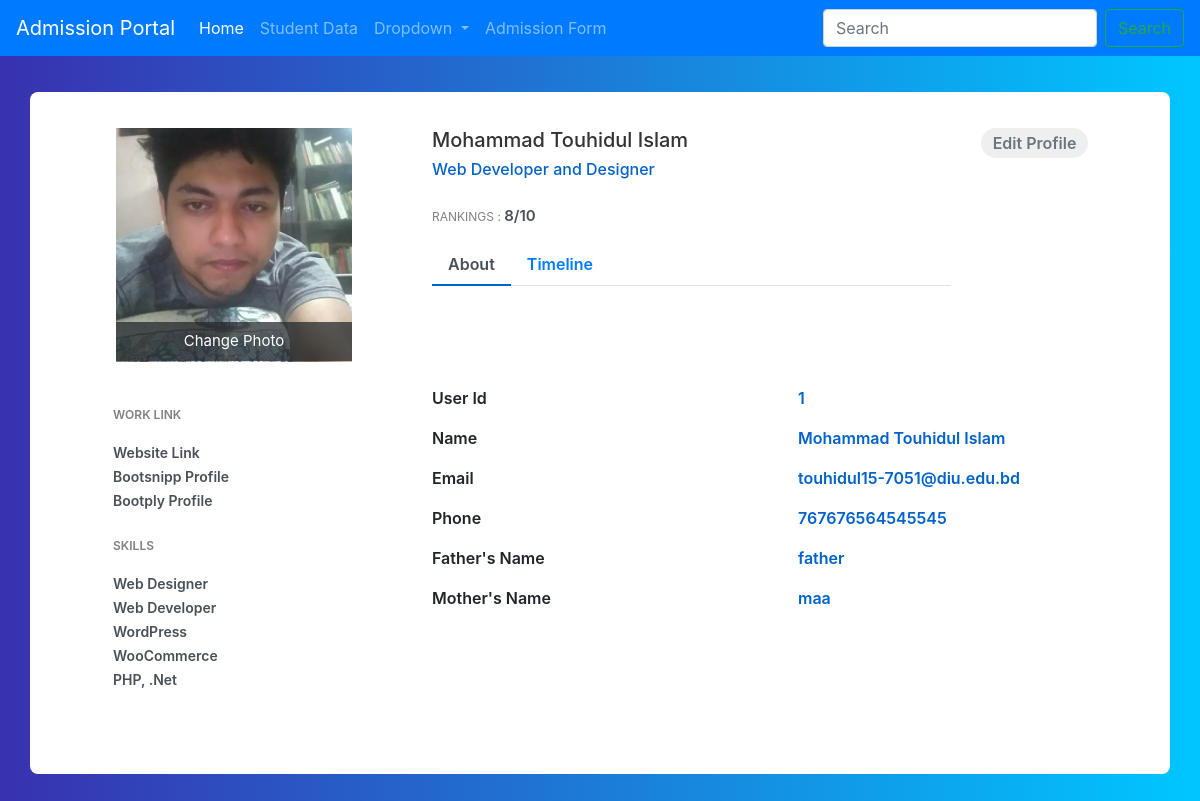
The page /student_details/1/ on the database as committed earlier.
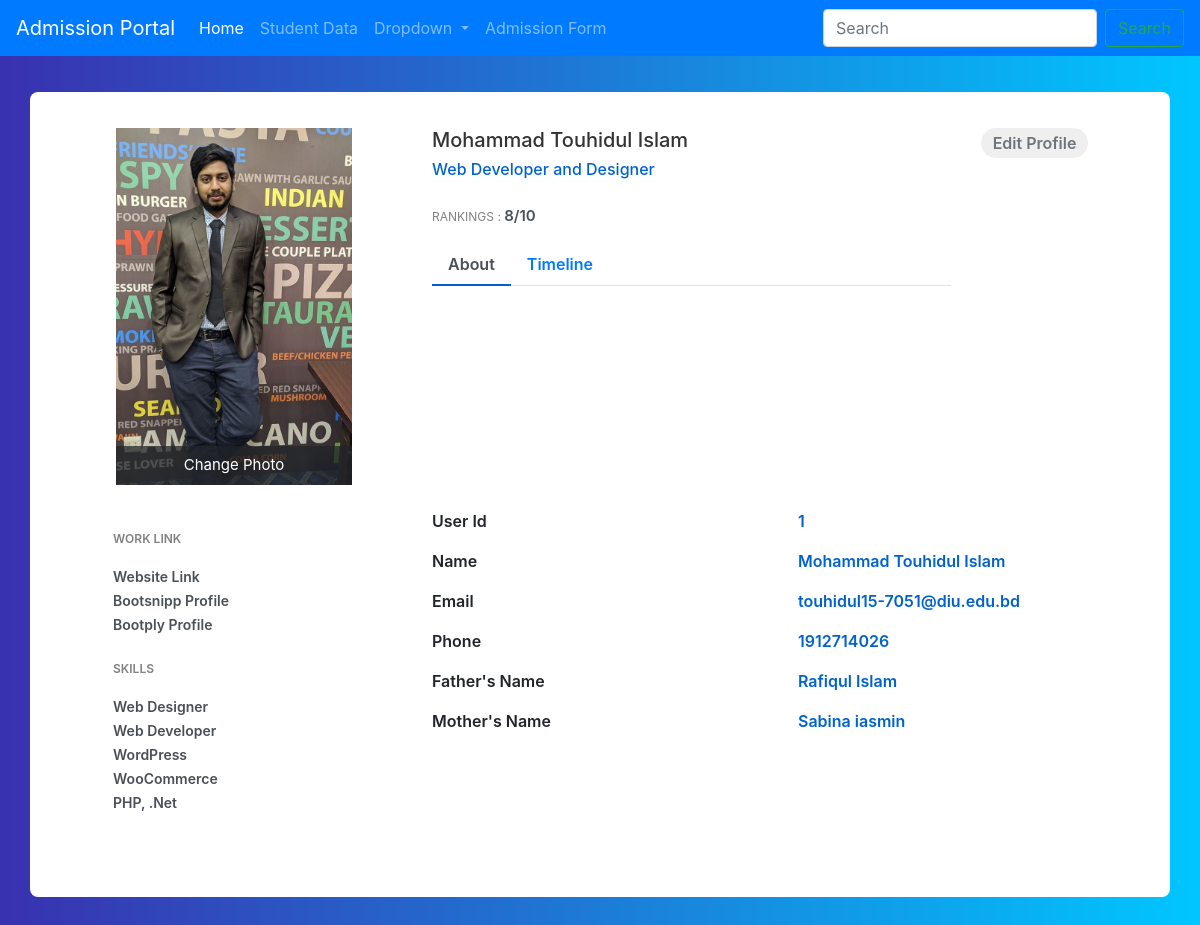
The same page on the database as committed later.
### CRUD_App/models.py (models this page shows, shortened)
class Student_Admission(models.Model):
    name = models.CharField(max_length=200)
    father_name = models.CharField(max_length=200)
    mother_name = models.CharField(max_length=200)
    number = models.IntegerField(max_length=11)
    email = models.EmailField(max_length=200)
    student_image = models.ImageField(upload_to="Student_Admission")
    created_at = models.DateTimeField(auto_now_add=True)
    updated_at = models.DateTimeField(auto_now=True)
    def image_url(self):
        if self.student_image:
            return self.student_image.url
        else:
            return ""

### CRUD_App/views.py (the view)
# urls.py: path('student_details/<int:id>/', Student_details ,name='student_details'),
def Student_details(request, id):
    data = Student_Admission.objects.get(id = id)
    context = {'data' : data}
    return render(request, 'student_details.html', context)

### templates/student_details.html (shortened to what this page needs)
{%extends 'main.html'%}
{%block mainbody%}
<link href="//maxcdn.bootstrapcdn.com/bootstrap/4.1.1/css/bootstrap.min.css" rel="stylesheet" id="bootstrap-css">
<div class="container emp-profile">
            <form method="post">
                <div class="row">
                    <div class="col-md-4">
                        <div class="profile-img">
                            <img src="{{data.image_url}}" alt=""/>
                            <div class="file btn btn-lg btn-primary">
                                Change Photo
                            </div>
                        </div>
                    </div>
                    <div class="col-md-6">
                        <div class="profile-head">
                                    <h5>
                                        {{data.name}}
                                    </h5>
                                    <h6>
                                        Web Developer and Designer
                                    </h6>
                                    <p class="proile-rating">RANKINGS : <span>8/10</span></p>
                            <ul class="nav nav-tabs" id="myTab" role="tablist">
                                <li class="nav-item">
                                    <a class="nav-link active" id="home-tab" data-toggle="tab" href="#home" role="tab" aria-controls="home" aria-selected="true">About</a>
                                </li>
                                <li class="nav-item">
                                    <a class="nav-link" id="profile-tab" data-toggle="tab" href="#profile" role="tab" aria-controls="profile" aria-selected="false">Timeline</a>
                                </li>
                            </ul>
                        </div>
                    </div>
                    <div class="col-md-2">
                        <input type="submit" class="profile-edit-btn" name="btnAddMore" value="Edit Profile"/>
                    </div>
                </div>
                <div class="row">
                    <div class="col-md-4">
                        <div class="profile-work">
                            <p>WORK LINK</p>
                            <a href="">Website Link</a><br/>
                            <a href="">Bootsnipp Profile</a><br/>
                            <a href="">Bootply Profile</a>
                            <p>SKILLS</p>
                            <a href="">Web Designer</a><br/>
                            <a href="">Web Developer</a><br/>
                            <a href="">WordPress</a><br/>
                            <a href="">WooCommerce</a><br/>
                            <a href="">PHP, .Net</a><br/>
                        </div>
                    </div>
                    <div class="col-md-8">
                        <div class="tab-content profile-tab" id="myTabContent">
                            <div class="tab-pane fade show active" id="home" role="tabpanel" aria-labelledby="home-tab">
                                        <div class="row">
                                            <div class="col-md-6">
                                                <label>User Id</label>
                                            </div>
                                            <div class="col-md-6">
                                                <p>{{data.id}}</p>
                                            </div>
                                        </div>
                                        <div class="row">
                                            <div class="col-md-6">
                                                <label>Name</label>
                                            </div>
                                            <div class="col-md-6">
                                                <p>{{data.name}}</p>
                                            </div>
                                        </div>
                                        <div class="row">
                                            <div class="col-md-6">
                                                <label>Email</label>
                                            </div>
                                            <div class="col-md-6">
                                                <p>{{data.email}}</p>
                                            </div>
                                        </div>
                                        <div class="row">
                                            <div class="col-md-6">
                                                <label>Phone</label>
                                            </div>
                                            <div class="col-md-6">
                                                <p>{{data.number}}</p>
                                            </div>
                                        </div>
                                        <div class="row">
                                            <div class="col-md-6">
                                                <label>Father's Name</label>
                                            </div>
                                            <div class="col-md-6">
                                                <p>{{data.father_name}}</p>
                                            </div>
                                        </div>
                                <div class="row">
                                            <div class="col-md-6">
                                                <label>Mother's Name</label>
                                            </div>
                                            <div class="col-md-6">
                                                <p>{{data.mother_name}}</p>
                                            </div>
                                        </div>
                            </div>
                        </div>
                    </div>
                </div>
            </form>
        </div>
{%endblock%}

### templates/main.html (shortened to what this page needs)
<!DOCTYPE html>
<html lang="en">
<head>
    <link rel="stylesheet"
          href="https://cdn.jsdelivr.net/npm/bootstrap@4.5.3/dist/css/bootstrap.min.css"
>
</head>
<body>
    {%include "header.html"%}
    {%block mainbody%} {%endblock%}
</body>
</html>

### templates/header.html (shortened to what this page needs)
<nav class="navbar navbar-expand-lg navbar navbar-dark bg-primary">
  <a class="navbar-brand" href="#">Admission Portal</a>
  <div class="collapse navbar-collapse" id="navbarSupportedContent">
    <ul class="navbar-nav mr-auto">
      <li class="nav-item active">
        <a class="nav-link" href="#">Home <span class="sr-only">(current)</span></a>
      </li>
      <li class="nav-item">
        <a class="nav-link" href="{%url 'student_list'%}">Student Data</a>
      </li>
      <li class="nav-item dropdown">
        <a class="nav-link dropdown-toggle" href="#" id="navbarDropdown" role="button" data-toggle="dropdown" aria-haspopup="true" aria-expanded="false">
          Dropdown
        </a>
      </li>
      <li class="nav-item">
        <a class="nav-link" href="{%url 'student_admission'%}">Admission Form</a>
      </li>
    </ul>
    <form class="form-inline my-2 my-lg-0">
      <input class="form-control mr-sm-2" type="search" placeholder="Search" aria-label="Search">
      <button class="btn btn-outline-success my-2 my-sm-0" type="submit">Search</button>
    </form>
  </div>
</nav>

### templates/student_details.html (style rules this page uses)
body { background: -webkit-linear-gradient(left, #3931af, #00c6ff); }
.emp-profile { padding: 3%; margin-top: 3%; margin-bottom: 3%; border-radius: 0.5rem; background: #fff; }
.profile-img { text-align: center; }
.profile-img img { width: 70%; height: 100%; }
.profile-img .file { position: relative; overflow: hidden; margin-top: -20%; width: 70%; border: none; border-radius: 0; font-size: 15px; background: #212529b8; }
.profile-head h5 { color: #333; }
.profile-head h6 { color: #0062cc; }
.profile-edit-btn { border: none; border-radius: 1.5rem; width: 70%; padding: 2%; font-weight: 600; color: #6c757d; cursor: pointer; }
.proile-rating { font-size: 12px; color: #818182; margin-top: 5%; }
.proile-rating span { color: #495057; font-size: 15px; font-weight: 600; }
.profile-head .nav-tabs { margin-bottom:5%; }
.profile-head .nav-tabs .nav-link { font-weight:600; border: none; }
.profile-head .nav-tabs .nav-link.active { border: none; border-bottom:2px solid #0062cc; }
.profile-work { padding: 14%; margin-top: -15%; }
.profile-work p { font-size: 12px; color: #818182; font-weight: 600; margin-top: 10%; }
.profile-work a { text-decoration: none; color: #495057; font-weight: 600; font-size: 14px; }
.profile-tab label { font-weight: 600; }
.profile-tab p { font-weight: 600; color: #0062cc; }

Rows that differ between the two databases and show on the page:
changed Student_Admission "Mohammad Touhidul Islam": image_url: a different picture; number "767676564545545" → "1912714026"; father_name "father" → "Rafiqul Islam"; mother_name "maa" → "Sabina iasmin"
